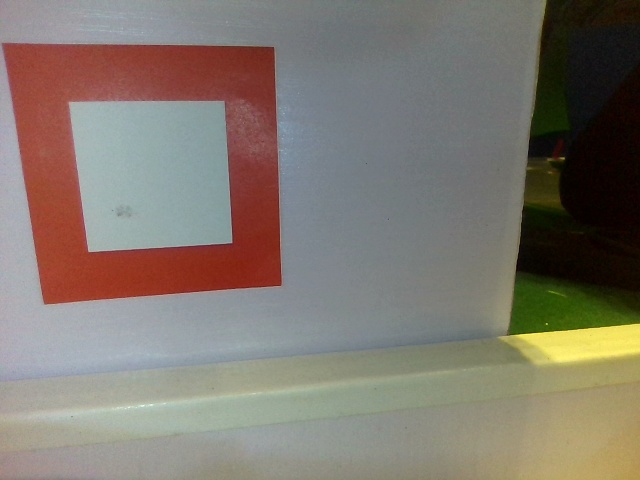
#> input picture photo/1.jpg, 640 x 480 px, found by its file name; its folder holds only this picture in this run
$ python CV.py
#> lines starting #> are read from the running program, lines starting #| are printed output that depends on the picture; after the words box and inside, x2 and y2 are one past the last pixel; in counts of white or black regions, pixels touching at a corner belong together
import cv2
import os
import numpy as np
import random


img_dir = r"D:\CV\ROBOCUP\photo"


'''检测工具'''
class CV_Task:

    def __init__(self):
        self.pre = PreProcess()
        self.pr = PointsRec()
        self.c = ColorRec()

        self.IsEmpty = None
        self.Color = None
        self.Shape = None

    #一次检测
    def Once_cv_task(self,src_img,debug = 0):

        blur = self.pre.pre_process_blur(src_img)
        dst = self.pre.pre_process_th(blur)
        ret,roi,rgb_img = self.pre.Get_roi_and_cut(dst,src_img,debug=debug)

        if ret:
            exp_frame,rgb_img2 = self.pre.Get_edge_and_expand(roi,rgb_img)
            ret,A,B,C,D,shape=self.pr.Get_points(exp_frame,debug=debug)

            self.Shape = shape

            if ret:
                self.Color,self.IsEmpty=self.c.Color_Recg(rgb_img2,A,B,C,D,debug=debug)

                print("-------------------------------------")
                print("shape:",shape)
                print("color:",self.Color)
                print("IsEmpty:",self.IsEmpty)
                print("-------------------------------------")

'''预处理工具'''
class PreProcess:
    def __init__(self):

        self.img_x_max = None
        self.img_y_max = None

        self.canny_up = 30
        self.canny_down = 20
        self.expand = 20

    #预处理
    def pre_process_blur(self,src_img):

        dst = cv2.bilateralFilter(src_img, 0, 100, 5)#双边

        h,s,v = cv2.split(dst)#V
        v = cv2.blur(v,(11,11))
        dst = cv2.merge([h,s,v])

        return dst

    #二值化+滤波
    def pre_process_th(self,blur_img):

        imgGray = cv2.cvtColor(blur_img, cv2.COLOR_BGR2GRAY)
        th = cv2.adaptiveThreshold(imgGray, 255, cv2.ADAPTIVE_THRESH_GAUSSIAN_C, cv2.THRESH_BINARY_INV, 35, 3)#亮度差别大首选

        th = cv2.GaussianBlur(th, (3, 3), 0)
        kernel = np.ones((3, 3), np.uint8)
        th = cv2.morphologyEx(th, cv2.MORPH_CLOSE, kernel)

        self.img_y_max = th.shape[0]
        self.img_x_max = th.shape[1]

        return th

    #去白边
    def Get_roi_and_cut(self,th,src_img,step=8,debug = 0):


        # [68 lines of commented-out code are left out]

        return True,th,src_img

    #边缘化+扩黑边
    def Get_edge_and_expand(self,img,src_img):

        self.src_img_height = img.shape[0]
        self.src_img_width = img.shape[1]

        imgCanny = cv2.Canny(img, self.canny_down, self.canny_up)

        #闭运算
        kernel = cv2.getStructuringElement(cv2.MORPH_RECT, (5, 5))
        imgDilation = cv2.dilate(imgCanny, kernel, iterations=1)

        #扩边
        exp_frame = cv2.copyMakeBorder(imgDilation,self.expand,self.expand,self.expand,self.expand,cv2.BORDER_CONSTANT,value=[0,0,0])

        rgb_img = cv2.copyMakeBorder(src_img,self.expand,self.expand,self.expand,self.expand,cv2.BORDER_CONSTANT,value=[0,0,0])

        self.exp_img_height = exp_frame.shape[0]
        self.exp_img_width = exp_frame.shape[1]

        return exp_frame,rgb_img

'''角点提取'''
class PointsRec:

    def __init__(self):

        self.areaMin = 4000
        self.rec_min = 0.7
        self.rec_max = 1.3

    def Get_points(self,img,debug=0):

        img_debug = cv2.cvtColor(img, cv2.COLOR_GRAY2BGR)
        ret = False
        A,B,C,D = None,None,None,None
        shape = None


        contours, hierarchy = cv2.findContours(img, cv2.RETR_EXTERNAL, cv2.CHAIN_APPROX_NONE)
        for cnt in contours:

            area = cv2.contourArea(cnt)
            peri = cv2.arcLength(cnt, True)
            approx = cv2.approxPolyDP(cnt, 0.02 * peri, True)

            if debug:
                x, y ,w,h = cv2.boundingRect(approx)
                cv2.rectangle(img_debug, (x, y), (x + w, y + h), (0, 255, 0), 2)
                print("当前区域像素点个数",area)
                if area <= self.areaMin:
                    print("不符合面积条件")
                cv2.imshow("img_debug", img_debug)
                cv2.waitKey(0)

            if area > self.areaMin:

                if debug:
                    print()
                    print("符合面积条件,当前区域角点个数",len(approx))
                    print("分别是：",approx)
                #过滤
                if len(approx) != 4:
                    print("不符合角点个数条件")
                    continue

                A,B,C,D = self.util_points_sort(approx)
                AB,CD,AC = self.util_points_dis(A,B,C,D)
                ret = True

                if debug:
                    cv2.circle(img_debug, (A[0], A[1]), 8, (0, 0, 255), -1)
                    cv2.circle(img_debug, (B[0], B[1]), 8, (0, 0, 255), -1)
                    cv2.circle(img_debug, (C[0], C[1]), 8, (0, 0, 255), -1)
                    cv2.circle(img_debug, (D[0], D[1]), 8, (0, 0, 255), -1)
                    cv2.drawContours(img_debug, [approx], 0, (255, 0, 255), 4)
                    print()
                    print("当前比例AB/CD:",AB/CD)
                    print()
                    cv2.imshow("img_debug", img_debug)
                    cv2.waitKey(0)

                if AB/CD < 0.75:
                    print("上梯形")
                    shape = "上梯形"
                elif AB/CD > 1.3:#
                    print("下梯形")
                    shape = "下梯形"
                elif (AB/AC) >= self.rec_max or (AB/AC) <= self.rec_min:
                    print("矩形")
                    shape = "矩形"
                else:
                    print("正方形")
                    shape = "正方形"
                print()

        if ret is not True:
            print("Get_points检测不出,检查roi和过滤条件")

        return ret,A,B,C,D,shape

    def util_points_sort(self,approx):
        #形状判断
        approx = np.array(approx)
        approx = np.squeeze(approx, axis=1)
        sorted_points = approx[np.argsort(approx[:, 1],)] #按y值从小到大排序

        #------->x
        # |   A   B
        # |   C   D
        #y

        #AB
        if sorted_points[0][0] <= sorted_points[1][0]:
            A = sorted_points[0]
            B = sorted_points[1]
        elif sorted_points[0][0] > sorted_points[1][0]:
            A = sorted_points[1]
            B = sorted_points[0]
        #CD
        if sorted_points[2][0] <= sorted_points[3][0]:
            C = sorted_points[2]
            D = sorted_points[3]
        elif sorted_points[2][0] >= sorted_points[3][0]:
            C = sorted_points[3]
            D = sorted_points[2]

        return A,B,C,D

    def util_points_dis(self,A,B,C,D):
        AB = int(np.sqrt((A[0]-B[0])**2 + (A[1]-B[1])**2))#AB距离计算
        CD = int(np.sqrt((C[0]-D[0])**2 + (C[1]-D[1])**2)) #CD距离计算
        AC = int(np.sqrt((A[0]-C[0])**2 + (A[1]-C[1])**2))#AC距离计算
        return AB,CD,AC

'''颜色识别'''
class ColorRec:

    def __init__(self):
        self.roi_A_shift = 25   #A点偏移量
        self.roi_range = 15

        self.white_bgr_lower= np.array([0, 0, 77])
        self.white_bgr_upper= np.array([136 ,119 ,243])
        self.white_ite = 2

        self.red_bgr_lower= np.array([0 ,53, 83])
        self.red_bgr_upper= np.array([6 ,255, 255])
        self.red_ite = 2

        self.blue_bgr_lower= np.array([89, 65 ,77])
        self.blue_bgr_upper= np.array([154, 255, 166])
        self.blue_ite = 2

    '''
    color:颜色
    is_empty:是否空心
    '''
    def Color_Recg(self,rgb_img2,A,B,C,D,debug=0):


        #中心roi
        center_x,center_y,roi_x,roi_y = self.util_roi_center(A,B,C,D,rgb_img2,debug)

        center_roi = self.roi_get(rgb_img2,center_x,center_y,debug)


        #判断是否空心
        ret = self.judge_center_isempty(center_roi,debug)

        #空心
        if ret:
            #左上roi
            ul_roi = self.roi_get(rgb_img2,roi_x,roi_y,debug)
            color  = self.color_get(ul_roi)
            is_empty = True
        #实心
        else:
            color = self.color_get(center_roi)
            is_empty = False

        return color,is_empty

    def color_get(self,roi_img):


        hsv_image_red = cv2.cvtColor(roi_img, cv2.COLOR_BGR2HSV)
        red_mask = cv2.inRange(hsv_image_red, self.red_bgr_lower, self.red_bgr_upper)
        red_th = cv2.erode(red_mask, np.ones((3,3),np.uint8), iterations=self.red_ite)
        red_count = np.sum(red_th == 255)

        hsv_image_blue = cv2.cvtColor(roi_img, cv2.COLOR_BGR2HSV)
        blue_mask = cv2.inRange(hsv_image_blue, self.white_bgr_lower, self.white_bgr_upper)
        blue_th = cv2.erode(blue_mask, np.ones((3,3),np.uint8), iterations=self.blue_ite)
        blue_count = np.sum(blue_th == 255)

        if red_count > blue_count:
            print("红色")
            return "红色"
        else:
            print("蓝色")
            return "蓝色"

    '''
    @breif:判断中心区域是否为空心，并识别颜色
    @ret:True为空心，False为实心
    @color:1红色 2蓝色
    '''
    def judge_center_isempty(self,center_roi,debug = 0):

        #颜色空间转换
        hsv_image = cv2.cvtColor(center_roi, cv2.COLOR_BGR2HSV)

        #二值转换，进行颜色分割---》把色域内的像素点设为白色，其余像素点设为黑色
        lower_color = self.white_bgr_lower
        upper_color = self.white_bgr_upper
        mask = cv2.inRange(hsv_image, lower_color, upper_color)

        #开运算
        th = cv2.erode(mask, np.ones((3,3),np.uint8), iterations=self.white_ite)

        #在th中统计值为255的像素点的个数
        count_target = np.sum(th == 255)
        count_else = np.sum(th == 0)

        if debug:

            print()
            print("&&&&&&judge_center_isempty&&&&&&&&")
            print("count_target:",count_target)
            print("count_else:",count_else)
            print("&&&&&&judge_center_isempty&&&&&&&&")
            print()


        if count_target > count_else:
            if debug:
                print("空心")
                print()

            return True
        else:
            if debug:
                print("实心")
                print()
            return False

    '''获取中心区域roi'''
    def roi_get(self,src_img,center_x,center_y,debug = 0):

        rgb_img_debug = src_img.copy()

        #取以center_x,center_y为中心，roi_range为半径的roi
        center_roi = src_img[center_y-self.roi_range:center_y+self.roi_range,center_x-self.roi_range:center_x+self.roi_range]

        if debug:
            cv2.rectangle(rgb_img_debug,(center_x-self.roi_range,center_y-self.roi_range),(center_x+self.roi_range,center_y+self.roi_range),(255,0,0),2)
            cv2.imshow("debug_roi_img", rgb_img_debug)
            cv2.waitKey(0)

        return center_roi

    def util_roi_center(self,A,B,C,D,src_img,debug = 0):
        rgb_img_debug = src_img.copy()

        center_x = int((A[0]+B[0]+C[0]+D[0])/4)
        center_y = int((A[1]+B[1]+C[1]+D[1])/4)

        roi_x = int(A[0]+self.roi_A_shift)
        roi_y = int(A[1]+self.roi_A_shift)


        if debug:
            cv2.circle(rgb_img_debug,(center_x,center_y),5,(255,0,255),-1)
            cv2.circle(rgb_img_debug,(roi_x,roi_y),5,(0,0,255),-1)
            cv2.imshow("rgb_img_debug", rgb_img_debug)
            cv2.waitKey(0)

        return center_x,center_y,roi_x,roi_y


def debugger():
    pre = PreProcess()
    pr = PointsRec()
    c = ColorRec()

    for i in range(1, 55):

        #读图
        img_name = str(i)+".jpg"
        img_path = os.path.join(img_dir, img_name)
        src_img = cv2.imread(img_path)
#> src_img is the input picture: shape (480, 640, 3); mean B, G, R 110.6, 120, 128.3
        cv2.imshow("src_img", src_img)
        cv2.waitKey(0)

        cvt = CV_Task()
        cvt.Once_cv_task(src_img,debug=1)
#> in pre_process_th, `th = cv2.adaptiveThreshold(imgGray, 255, cv2.ADAPTIVE_THRESH_GAUSSIAN_..`:
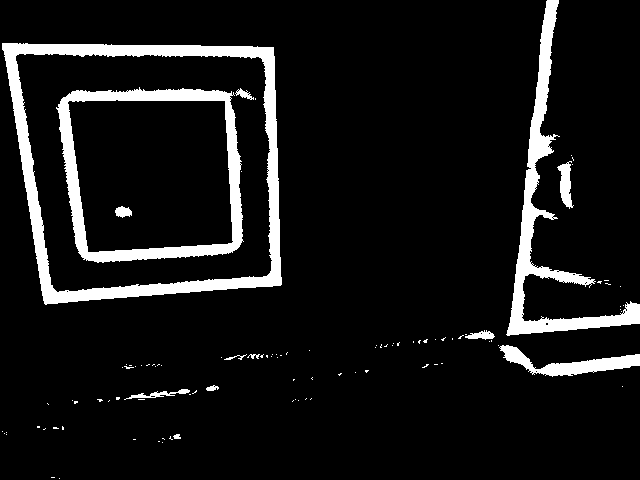
#> th: shape (480, 640); 8.7% white; 103 white regions (90 under 20 px), largest, box (x1, y1, x2, y2) and area: (2, 43, 282, 305) 10626, (56, 87, 244, 263) 6613, (506, 0, 640, 336) 6429
#> in pre_process_th, `th = cv2.GaussianBlur(th, (3, 3), 0)`:
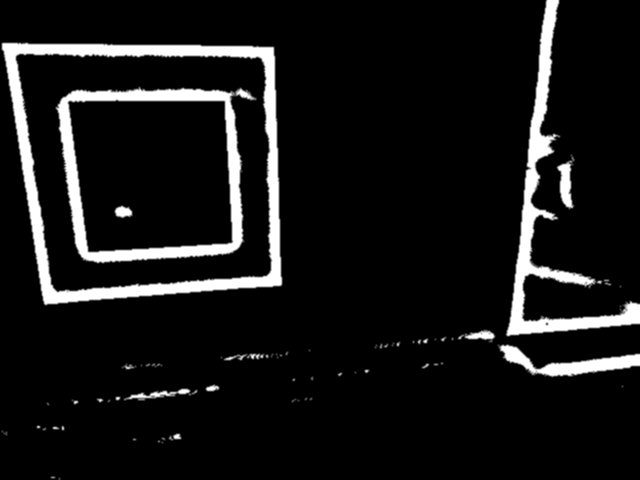
#> th: shape (480, 640); min 0, max 255, mean 22.3
#> in Once_cv_task, `ret,roi,rgb_img = self.pre.Get_roi_and_cut(dst,src_img,debug=debug)`: ret = True
#> in Get_edge_and_expand, `imgCanny = cv2.Canny(img, self.canny_down, self.canny_up)`: imgCanny: shape (480, 640); 2% white in thin lines or dots
#> in Get_edge_and_expand, `imgDilation = cv2.dilate(imgCanny, kernel, iterations=1)`: imgDilation: shape (480, 640); 10.4% white; 32 white regions, largest, box (x1, y1, x2, y2) and area: (53, 85, 259, 265) 7065, (504, 0, 640, 338) 6728, (0, 40, 284, 307) 5338
#> in Get_edge_and_expand, `exp_frame = cv2.copyMakeBorder(imgDilation,self.expand,self.expand,sel..`: exp_frame: shape (520, 680); 9% white; 32 white regions, largest, box (x1, y1, x2, y2) and area: (73, 105, 279, 285) 7065, (524, 20, 660, 358) 6728, (20, 60, 304, 327) 5338
#> in Get_edge_and_expand, `rgb_img = cv2.copyMakeBorder(src_img,self.expand,self.expand,self.expa..`:
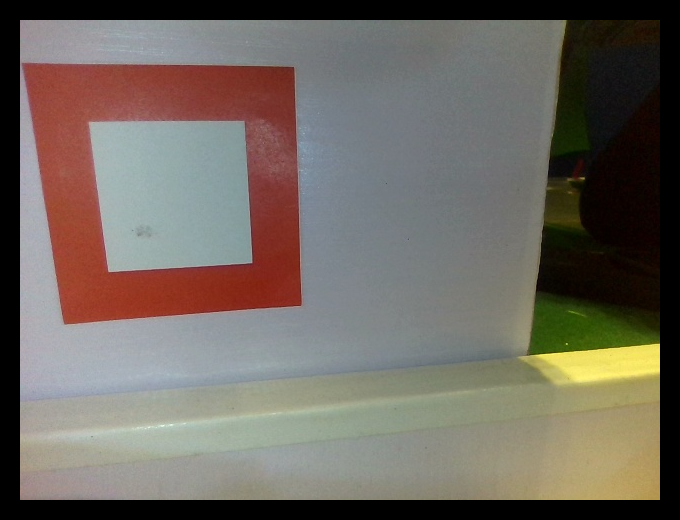
#> rgb_img: shape (520, 680, 3); mean B, G, R 96.1, 104.3, 111.5
#> in Get_points, `img_debug = cv2.cvtColor(img, cv2.COLOR_GRAY2BGR)`: img_debug: shape (520, 680, 3); 9% white; 32 white regions
#> in Get_points, `contours, hierarchy = cv2.findContours(img, cv2.RETR_EXTERNAL, cv2.CHA..`: contours = 29 contours; largest, box (x1, y1, x2, y2) and area: (20, 60, 304, 327) 65959, (524, 20, 660, 358) 5626, (469, 348, 660, 399) 2176, (115, 406, 220, 425) 884, (575, 172, 597, 231) 793
#> the loop in Get_points, `for cnt in contours: ` made 29 passes
#> (area, peri, x, y, w, h, sorted_points in util_points_sort) on pass 28: (65959, 1054.7, 20, 60, 284, 267, [[20, 60], [295, 65], [303, 307], [62, 326]])
#> (area, peri, x, y, w, h) on passes 1, 2, 5, 10, 11, 13: (65.5, 37.41, 68, 494, 15, 6), (48, 28, 150, 456, 9, 7), (103.5, 43.41, 71, 444, 16, 8), (883.5, 241.2, 115, 408, 105, 15), (36, 24, 639, 403, 7, 7), (36, 24, 310, 396, 7, 7)
#> (printed output is left out)
#> after the loop in Get_points, `for cnt in contours:`:
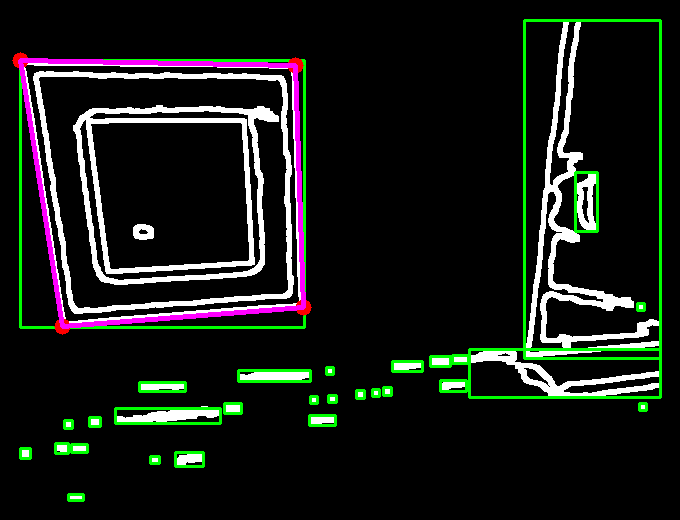
#> img_debug: shape (520, 680, 3); mean B, G, R 22.9, 27.6, 23.3
#> in Once_cv_task, `ret,A,B,C,D,shape=self.pr.Get_points(exp_frame,debug=debug)`: A = [20, 60]; B = [295, 65]; C = [62, 326]; D = [303, 307]; shape = '正方形'
#> in util_roi_center, `center_x = int((A[0]+B[0]+C[0]+D[0])/4)`: center_x = 170
#> in util_roi_center, `center_y = int((A[1]+B[1]+C[1]+D[1])/4)`: center_y = 189
#> in util_roi_center, `roi_x = int(A[0]+self.roi_A_shift)`: roi_x = 45
#> in util_roi_center, `roi_y = int(A[1]+self.roi_A_shift)`: roi_y = 85
#> in util_roi_center, `cv2.circle(rgb_img_debug,(center_x,center_y),5,(255,0,255),-1)`: rgb_img_debug: shape (520, 680, 3); 0.02% of pixels changed, all inside (x1, y1, x2, y2) = (165, 184, 176, 195)
#> in util_roi_center, `cv2.circle(rgb_img_debug,(roi_x,roi_y),5,(0,0,255),-1)`: rgb_img_debug: shape (520, 680, 3); mean B, G, R 96.1, 104.2, 111.5
#> in Color_Recg, `center_x,center_y,roi_x,roi_y = self.util_roi_center(A,B,C,D,rgb_img2,..`: center_x = 170; center_y = 189; roi_x = 45; roi_y = 85
#> in roi_get, `cv2.rectangle(rgb_img_debug,(center_x-self.roi_range,center_y-self.roi..`:
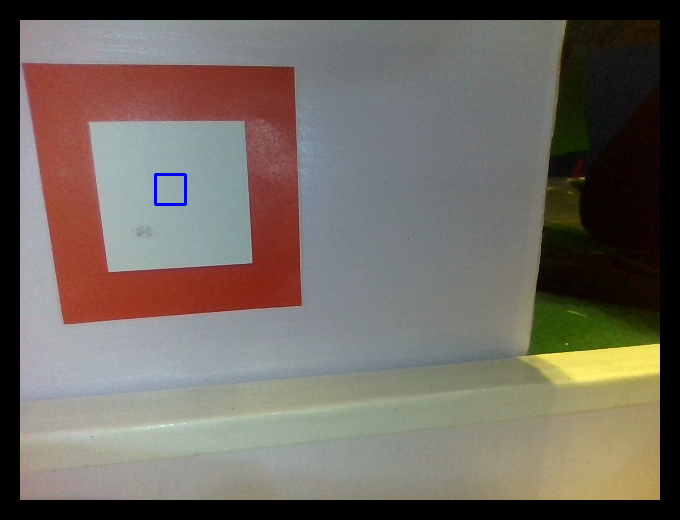
#> rgb_img_debug: shape (520, 680, 3); 0.1% of pixels changed, all inside (x1, y1, x2, y2) = (154, 173, 187, 206)
#> in judge_center_isempty, `hsv_image = cv2.cvtColor(center_roi, cv2.COLOR_BGR2HSV)`: hsv_image: shape (30, 30, 3); mean H, S, V 90.1, 31.2, 170.9
#> in judge_center_isempty, `mask = cv2.inRange(hsv_image, lower_color, upper_color)`: mask: shape (30, 30); every value is 255
#> in judge_center_isempty, `count_target = np.sum(th == 255)`: count_target = 900
#> in judge_center_isempty, `count_else = np.sum(th == 0)`: count_else = 0
#| count_target: 900
#| count_else: 0
#> in Color_Recg, `ret = self.judge_center_isempty(center_roi,debug)`: ret = True
#> call 2 of roi_get, with center_x = 45, center_y = 85, debug = 1
#> in roi_get (call 2), `cv2.rectangle(rgb_img_debug,(center_x-self.roi_range,center_y-self.roi..`:
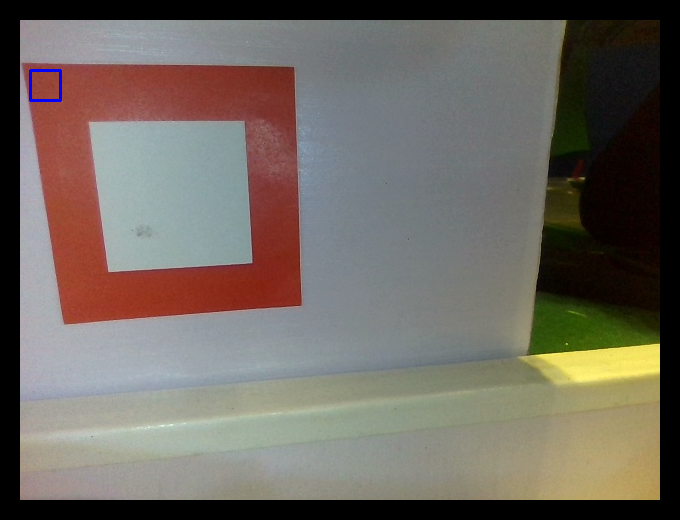
#> rgb_img_debug: shape (520, 680, 3); 0.1% of pixels changed, all inside (x1, y1, x2, y2) = (29, 69, 62, 102)
#> in color_get, `hsv_image_red = cv2.cvtColor(roi_img, cv2.COLOR_BGR2HSV)`: hsv_image_red: shape (30, 30, 3); mean H, S, V 3.9, 156.5, 150.2
#> in color_get, `red_mask = cv2.inRange(hsv_image_red, self.red_bgr_lower, self.red_bgr..`: red_mask: shape (30, 30); 99.9% white; black in thin lines or dots, all inside (x1, y1, x2, y2) = (0, 29, 1, 30)
#> in color_get, `red_th = cv2.erode(red_mask, np.ones((3,3),np.uint8), iterations=self...`:
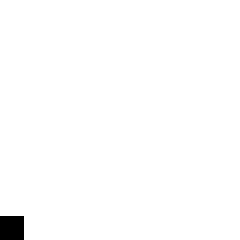
#> red_th: shape (30, 30) (shown 8 times larger); 99% white; 1 black region (1 under 20 px)
#> in color_get, `red_count = np.sum(red_th == 255)`: red_count = 891
#> in color_get, `blue_mask = cv2.inRange(hsv_image_blue, self.white_bgr_lower, self.whi..`: blue_mask: shape (30, 30); every value is 0
#> in color_get, `blue_count = np.sum(blue_th == 255)`: blue_count = 0
#> in Color_Recg, `color  = self.color_get(ul_roi)`: color = '红色'
#> in Once_cv_task, `self.Color,self.IsEmpty=self.c.Color_Recg(rgb_img2,A,B,C,D,debug=debug)`: self.IsEmpty = True
#| shape: 正方形
#| color: 红色
#| IsEmpty: True


if __name__ == '__main__':
#> (the run stopped early here; a loop or call above may not have finished)
